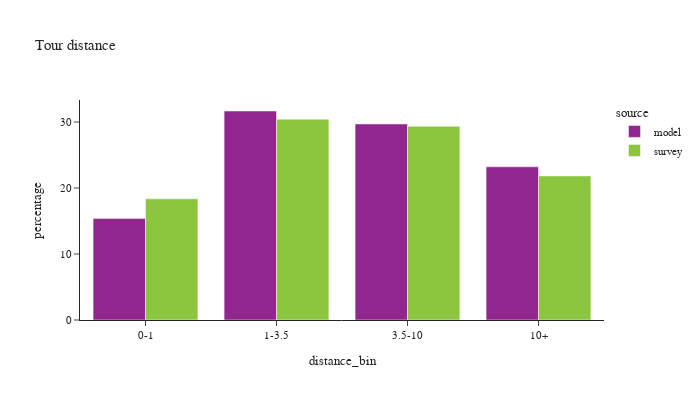

Notebook code for this chart:
### Code cell
def plot_bins(df:pd.DataFrame, filter=None, title_name=None):

    if filter is not None:
        df = df.loc[filter]
    df_plot = df.loc[(df['distance_bin'] != float('nan'))].groupby(['source','distance_bin'])['toexpfac'].sum().reset_index()

    df_plot['percentage'] = df_plot.groupby(['source'], group_keys=False)['toexpfac']. \
        apply(lambda x: 100 * x / float(x.sum()))

    df_plot_ct = df.loc[(df['distance_bin'] != float('nan'))].groupby(['source','distance_bin'])['toexpfac'].count().reset_index().rename(columns={'toexpfac':'sample count'})

    df_plot = df_plot.merge(df_plot_ct, on=['source','distance_bin'])

    if title_name:
        chart_title = "Tour distance by purpose: "+title_name
    else:
        chart_title = "Tour distance"

    fig = px.bar(df_plot, x="distance_bin", y="percentage", color="source",barmode="group",
                facet_col_wrap=2, hover_data=['sample count'],
                title=chart_title)
    fig.for_each_annotation(lambda a: a.update(text = a.text.split("=")[-1]))
    fig.update_layout(height=400, width=700, font=dict(size=11))
    fig.show()

plot_bins(tour)

### Figure 1 — Plotly figure (JSON) as saved in the notebook; plotly's stock layout.template omitted (floating-point values rounded to 4 significant figures)
{"data": [{"alignmentgroup": "True", "customdata": [[863224], [1775663], [1665380], [1302065]], "hovertemplate": "source=model<br>distance_bin=%{x}<br>percentage=%{y}<br>sample count=%{customdata[0]}<extra></extra>", "legendgroup": "model", "marker": {"color": "#91268F", "pattern": {"shape": ""}}, "name": "model", "offsetgroup": "model", "orientation": "v", "showlegend": true, "textposition": "auto", "type": "bar", "x": ["0-1", "1-3.5", "3.5-10", "10+"], "xaxis": "x", "y": [15.4, 31.67, 29.71, 23.22], "yaxis": "y"}, {"alignmentgroup": "True", "customdata": [[2614], [3210], [2737], [1721]], "hovertemplate": "source=survey<br>distance_bin=%{x}<br>percentage=%{y}<br>sample count=%{customdata[0]}<extra></extra>", "legendgroup": "survey", "marker": {"color": "#8CC63E", "pattern": {"shape": ""}}, "name": "survey", "offsetgroup": "survey", "orientation": "v", "showlegend": true, "textposition": "auto", "type": "bar", "x": ["0-1", "1-3.5", "3.5-10", "10+"], "xaxis": "x", "y": [18.37, 30.44, 29.36, 21.84], "yaxis": "y"}], "layout": {"barmode": "group", "font": {"size": 11}, "height": 400, "legend": {"title": {"text": "source"}, "tracegroupgap": 0}, "title": {"text": "Tour distance"}, "width": 700, "xaxis": {"anchor": "y", "domain": [0.0, 1.0], "title": {"text": "distance_bin"}}, "yaxis": {"anchor": "x", "domain": [0.0, 1.0], "title": {"text": "percentage"}}}}
